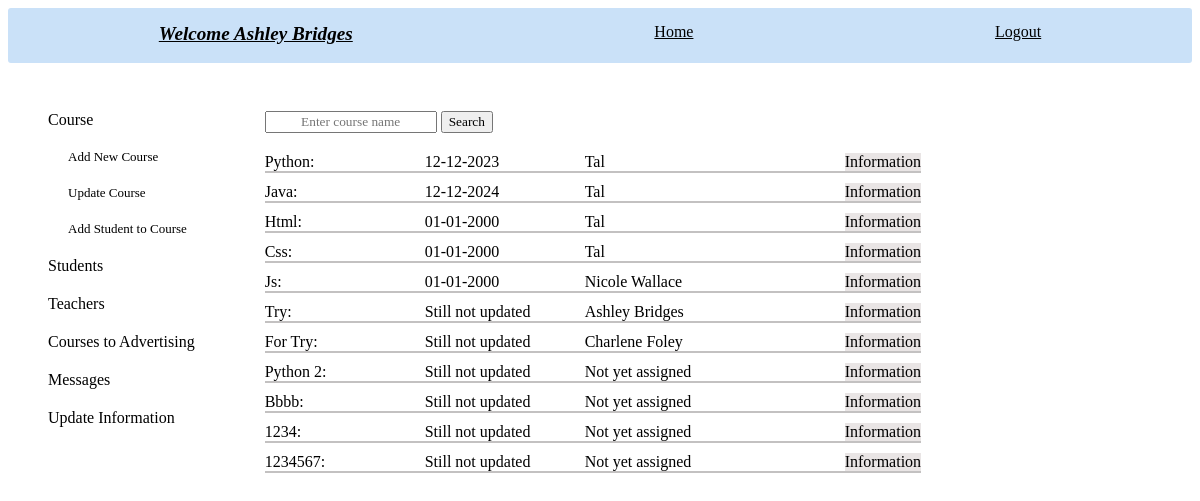
Screenshot of /admin_courses (signed in) with the database file from the repository.
### tables this page shows
CREATE TABLE courses (
        id INTEGER PRIMARY KEY,
        name TEXT NOT NULL,
        description TEXT DEFAULT "Still not updated",
        teacher_id TEXT NOT NULL DEFAULT "Still not updated",
        start TEXT DEFAULT "Still not updated",
        day TEXT DEFAULT "Still not updated",
        time TEXT DEFAULT "Still not updated", 
        FOREIGN KEY (teacher_id) REFERENCES teachers (id)
        );

CREATE TABLE teachers (
        id INTEGER PRIMARY KEY,
        name TEXT NOT NULL,
        email TEXT UNIQUE ,
        phone TEXT UNIQUE ,
        user_id INTEGER,
        FOREIGN KEY(user_id) REFERENCES new_users (id)
        );

### app.py (the view, shortened to what this page needs)
@app.route('/admin_courses',methods=['GET', 'POST'])
def admin_courses(): # courses information and actions for admin
    log=check_log()
    info=info_user()
    form=['create']
    return render_template('admin_courses.html', log=log, info=info, course_dict='', course_attend='', attend_update='', attend_date_update='', form=form, courses_teachers=create_courses_objects(crud.read_all('courses')), admin_id=session['id'])

### app.py (called while the page is built)
def check_log(): #check if user is loged in or not
    log_result={}
    if "name" in session:
        link='/logout'
        log='Logout'
        log_result['link']=link
        log_result['log']=log
        return log_result
    else:
        link='/login'
        log='Login'
        log_result['link']=link
        log_result['log']=log
        return log_result

def info_user(): # get user info
    if "role" in session:
        info={}
        if session['role']=='admin':
            info['id']=session['id']
            info['link']=f"/administrator/{session['id']}"
            info['word']='Administrator'
            info['hello']=f"Hello {crud.admin_name(session['id'])}- what do you want to do?"
            info['class']='user_hello'
        if session['role']=='teacher':
            info['id']=session['id']
            info['link']=f"/teacher_profile/{session['id']}"
            info['word']=f"Welcome {crud.teacher_name(session['id'])}"
            info['class']='user_hello'
        if session['role']=='student':
            info['id']=session['id']
            info['link']=f"/student_profile/{session['id']}"
            info['word']=f"Welcome {crud.student_name(session['id'])}"
            info['class']='user_hello'
        return info

### crud.py (called while the page is built)
def read_all(table):
    return query(f"SELECT * FROM {table}")

def read_if(column, table, value, condition):
    return query(f"SELECT {column} FROM {table} WHERE {value}='{condition}'")

def teacher_name(teacher_id):
    name=read_if('name', 'teachers', 'id', teacher_id)
    name=name[0][0]
    return name

### functions.py (called while the page is built)
def create_courses_objects(courses: list):
    courses_objects=[classes.Course(course[0], course[1], course[2], course[3], course[4], course[5], course[6] ) for course in courses]
    for c in courses_objects:
        if c.description=='':
            c.description='Still not updated'
        if c.teacher_id=='':
            c.teacher_id=['','Not yet assigned']
        else:
            c.teacher_id=[c.teacher_id, crud.teacher_name(c.teacher_id)]
        if c.start=='':
            c.start='Still not updated'
        else:
            c.start=f'{c.start[8:]}-{c.start[5:7]}-{c.start[0:4]}'
        if c.day=='':
            c.day='Still not updated'
        if c.time=='':
            c.time='Still not updated'
    return courses_objects

### setup_db.py (called while the page is built)
def query(sql):
    with sqlite3.connect('students.db') as conn:
        cur=conn.cursor()
        cur.execute(sql)
        return cur.fetchall()

### templates/admin_courses.html (shortened to what this page needs)
{% include "admin_nav_courses.html" %}
    <div class="admin_courses_main">
        <div class="main_course_search">
            <div class="course_search">
                {% for f in form %}
                <form action="" method="POST">
                    <input type="text" name="search" placeholder="Enter course name" autofocus>
                    <input type="submit" value="Search">
                </form>
                {% endfor %}
            </div>
            <div class="courses_list">
                {% for course in courses_teachers %}
                <div class="course_info">
                    <div class="course_name"> {{course.name}}:</div>
                    <div class="course_start">{{course.start}}</div>
                    <div class="course_teacher">{{course.teacher_id[1]}}</div>
                    <a href="/course_info/{{course.tid}}">Information</a>
                </div>
                {% endfor %}
            </div>
        </div>
    </div>
    <div class="info_more_links">
    </div>
</div>

### templates/admin_nav_courses.html (shortened to what this page needs)
{% extends "base.html" %}
{% block content %}
<div class="admin_pages">
    <div class="links">
        <div class="link"><a href="/admin_courses">Course</a></div>
            <div class="more_links">
                <div class="link"><a href="/add_course">Add New Course</a></div>
                <div class="link"><a href="/update_courses">Update Course</a></div>
                <div class="link"><a href="/course_registration">Add Student to Course</a></div>
            </div>
        <div class="link"><a href="/admin_students">Students</a></div>
        <div class="link"><a href="/admin_teachers">Teachers</a></div>
        <div class="link"><a href="/advertising_courses">Courses to Advertising </a></div>
        <div class="link"><a href="/show_messages">Messages</a></div>
        <div class="link"><a href="/user_info_update/{{admin_id}}">Update Information</a></div>
    </div>
{% endblock %}

### templates/base.html
{% include "header.html" %}
{% block content %}
{% endblock %}

### templates/header.html (shortened to what this page needs)
<!DOCTYPE html>
<html lang="en">
<head>
    <link rel="stylesheet" href="../static/style.css">
</head>
<body>
 <div class="navbar">
    <a href="{{info.link}}" class="{{info.class}}">{{info.word}}</a>
    <a href="/home">Home</a>
    <a href="{{log.link}}">{{log.log}}</a>
 </div>

### static/style.css (style rules this page uses)
input { font-family: 'Times New Roman', Times, serif; text-align: center; }
.links { display: flex; flex-direction: column; gap: 20px; margin-left: 20px; grid-column: 1; grid-row: 2; }
.link>* { text-decoration: none; color: black; }
.more_links { display: flex; flex-direction: column; gap: 20px; margin-left: 20px; font-size:small; width: 120px; }
.navbar { height: 55px; text-decoration: none; display: flex; justify-content: space-around; background-color:rgb(202, 225, 248); border-radius: 3px 3px 3px 3px; }
.navbar>* { text-decoration: none; color: black; height: max-content; margin-top: 15px; text-decoration: underline; }
.user_hello { font-weight: bolder; font-size: larger; font-style: italic; }
.admin_pages { display: grid; grid-template-columns: max-content max-content; grid-template-rows: max-content max-content; column-gap: 70px; row-gap: 10px; margin-left: 20px; }
.info_more_links { display: flex; gap: 5px; grid-row: 1; grid-column: 2; height: 18px; margin-left: 320px; }
.admin_courses_main { grid-column: 2; grid-row: 2; display: flex; }
.main_course_search { display: flex; flex-direction: column; gap:20px; }
.courses_list { display: flex; flex-direction: column; gap:10px; }
.course_info { display: flex; gap: 10px; justify-content: left; border-bottom: solid; border-width: 2px; border-color: rgb(195, 193, 193); }
.course_info>a { text-decoration: none; color: black; background-color: rgb(233, 229, 229); }
.course_name { width: 150px; }
.course_start { width:150px ; }
.course_teacher { width: 250px; }

### rows the page displays
courses: name "Python", start "12-12-2023", name "Tal"
courses: name "Java", start "12-12-2024", name "Tal"
courses: name "Html", start "01-01-2000", name "Tal"
courses: name "Css", start "01-01-2000", name "Tal"
courses: name "Js", start "01-01-2000", name "Nicole Wallace"
courses: name "Try", start "Still not updated", name "Ashley Bridges"
courses: name "For Try", start "Still not updated", name "Charlene Foley"
courses: name "Python 2", start "Still not updated", teacher_id "Not yet assigned"
courses: name "Bbbb", start "Still not updated", teacher_id "Not yet assigned"
courses: name "1234", start "Still not updated", teacher_id "Not yet assigned"
courses: name "1234567", start "Still not updated", teacher_id "Not yet assigned"

### other values shown
{{ info.word }} "Welcome Ashley Bridges"
{{ log.log }} "Logout"
